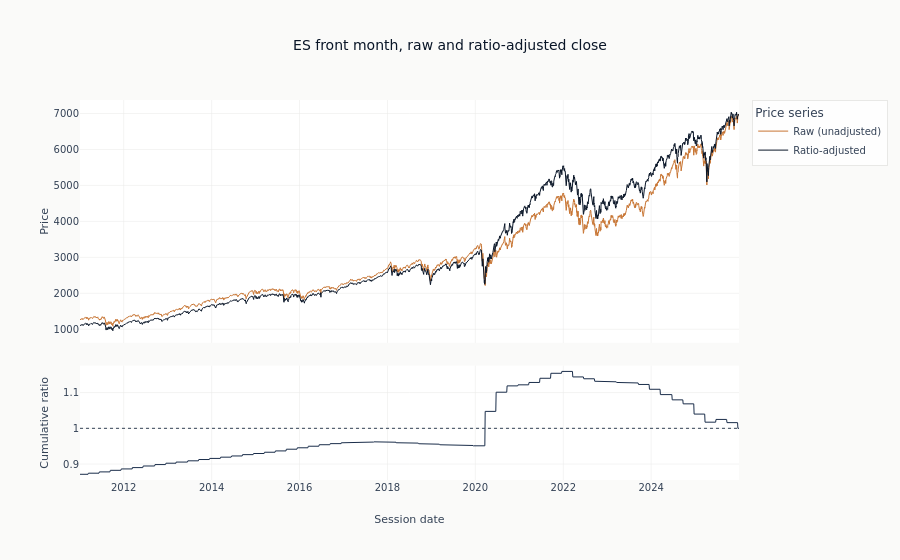

Notebook source saved alongside this figure:
### Markdown cell above
The adjustment is easiest to see side by side. The top panel plots the raw
(unadjusted) ES front-month close against the ratio-adjusted series; the two
coincide at the right edge (recent prices are the anchor) and separate going
back in time as each roll's ratio compounds. The bottom panel is that
cumulative multiplier — every downward step is a roll where the new contract
opened below the old one's close. Raw prices carry those roll gaps as spurious
returns; the adjusted series does not.

### Code cell
es_adj_daily = (
    es_adj.group_by("session_date")
    .agg(
        pl.col("raw_close").last(),
        pl.col("adj_close").last(),
        pl.col("_cumulative_ratio").last().alias("cum_ratio"),
    )
    .sort("session_date")
)
_x = es_adj_daily["session_date"].to_list()

fig = make_subplots(
    rows=2,
    cols=1,
    shared_xaxes=True,
    row_heights=[0.68, 0.32],
    vertical_spacing=0.06,
)
fig.add_trace(
    go.Scatter(
        x=_x,
        y=es_adj_daily["raw_close"].to_list(),
        mode="lines",
        line=dict(color=COLORS["copper"], width=1),
        name="Raw (unadjusted)",
    ),
    row=1,
    col=1,
)
fig.add_trace(
    go.Scatter(
        x=_x,
        y=es_adj_daily["adj_close"].to_list(),
        mode="lines",
        line=dict(color=COLORS["blue"], width=1),
        name="Ratio-adjusted",
    ),
    row=1,
    col=1,
)
fig.add_trace(
    go.Scatter(
        x=_x,
        y=es_adj_daily["cum_ratio"].to_list(),
        mode="lines",
        line=dict(color=COLORS["slate"], width=1),
        name="Cumulative ratio",
        showlegend=False,
    ),
    row=2,
    col=1,
)
fig.add_hline(y=1.0, line=dict(color=COLORS["neutral"], width=1, dash="dot"), row=2, col=1)
fig.update_layout(
    title="ES front month, raw and ratio-adjusted close",
    height=560,
    legend_title="Price series",
)
fig.update_yaxes(title_text="Price", row=1, col=1)
fig.update_yaxes(title_text="Cumulative ratio", row=2, col=1)
fig.update_xaxes(title_text="Session date", row=2, col=1)
show_plotly_with_alt(
    fig,
    "Above, the unadjusted and ratio-adjusted front-month price series over the full "
    "history. The unadjusted line steps at each roll while the adjusted one runs through the "
    "same dates without a break. Below, the cumulative adjustment ratio: a staircase that "
    "changes only on roll dates and stays close to one.",
)

### Figure 1 — Plotly figure (JSON) as saved in the notebook; plotly's stock layout.template omitted (floating-point values rounded to 4 significant figures; data arrays with more than 128 entries replaced by an {"elided": "..."} marker saying what was removed)
{"data": [{"line": {"color": "#C87533", "width": 1}, "mode": "lines", "name": "Raw (unadjusted)", "type": "scatter", "x": {"elided": "3866 str values"}, "xaxis": "x", "y": {"elided": "3866 float values"}, "yaxis": "y"}, {"line": {"color": "#0a1628", "width": 1}, "mode": "lines", "name": "Ratio-adjusted", "type": "scatter", "x": {"elided": "3866 str values"}, "xaxis": "x", "y": {"elided": "3866 float values"}, "yaxis": "y"}, {"line": {"color": "#1a2d4a", "width": 1}, "mode": "lines", "name": "Cumulative ratio", "showlegend": false, "type": "scatter", "x": {"elided": "3866 str values"}, "xaxis": "x2", "y": {"elided": "3866 float values"}, "yaxis": "y2"}], "layout": {"height": 560, "legend": {"title": {"text": "Price series"}}, "shapes": [{"line": {"color": "#334155", "dash": "dot", "width": 1}, "type": "line", "x0": 0, "x1": 1, "xref": "x2 domain", "y0": 1.0, "y1": 1.0, "yref": "y2"}], "title": {"text": "ES front month, raw and ratio-adjusted close"}, "xaxis": {"anchor": "y", "domain": [0.0, 1.0], "matches": "x2", "showticklabels": false}, "xaxis2": {"anchor": "y2", "domain": [0.0, 1.0], "title": {"text": "Session date"}}, "yaxis": {"anchor": "x", "domain": [0.3608, 1.0], "title": {"text": "Price"}}, "yaxis2": {"anchor": "x2", "domain": [0.0, 0.3008], "title": {"text": "Cumulative ratio"}}}}
